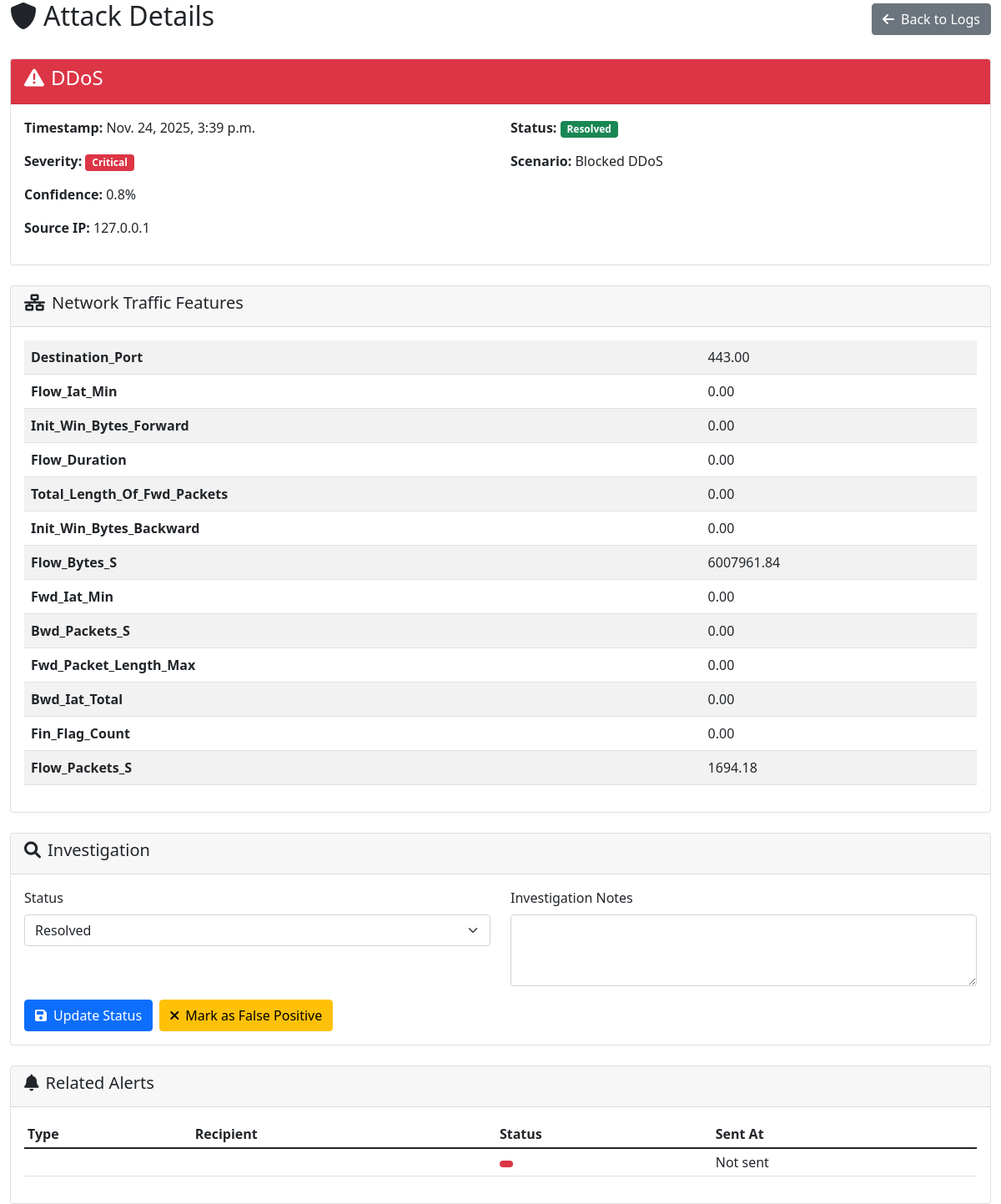
Page /dashboard/attacks/2/ (signed in) on the committed database.
### cyberattack/models.py (models this page shows, shortened)
class AttackLog(models.Model):
    ATTACK_TYPES = [
        (0, 'BENIGN'),
        (1, 'DDoS'),
        (2, 'FTP-Patator'),
        (3, 'SSH-Patator'),
        (4, 'DoS Hulk'),
        (5, 'DoS GoldenEye'),
        (6, 'DoS Slowloris'),
        (7, 'DoS Slowhttptest'),
        (8, 'Heartbleed'),
        (9, 'Web Attack – Brute Force'),
        (10, 'Web Attack – XSS'),
        (11, 'Web Attack – SQL Injection'),
        (12, 'Infiltration'),
    ]
    SEVERITY_LEVELS = [
        ('Low', 'Low'),
        ('Medium', 'Medium'),
        ('High', 'High'),
        ('Critical', 'Critical'),
    ]
    STATUS_CHOICES = [
        ('detected', 'Detected'),
        ('investigating', 'Under Investigation'),
        ('resolved', 'Resolved'),
        ('false_positive', 'False Positive'),
    ]
    attack_type = models.IntegerField(choices=ATTACK_TYPES, default=0)
    attack_name = models.CharField(max_length=100)
    severity = models.CharField(max_length=20, choices=SEVERITY_LEVELS, default='Medium')
    confidence_score = models.FloatField(default=0.0)
    destination_port = models.FloatField()
    flow_iat_min = models.FloatField()
    init_win_bytes_forward = models.FloatField()
    flow_duration = models.FloatField()
    total_length_of_fwd_packets = models.FloatField()
    init_win_bytes_backward = models.FloatField()
    flow_bytes_s = models.FloatField()
    fwd_iat_min = models.FloatField()
    bwd_packets_s = models.FloatField()
    fwd_packet_length_max = models.FloatField()
    bwd_iat_total = models.FloatField()
    fin_flag_count = models.FloatField()
    flow_packets_s = models.FloatField()
    source_ip = models.GenericIPAddressField(null=True, blank=True)
    user_agent = models.TextField(null=True, blank=True)
    request_path = models.CharField(max_length=500, null=True, blank=True)
    timestamp = models.DateTimeField(default=django_timezone.now)
    scenario_name = models.CharField(max_length=200, default='Unknown')
    status = models.CharField(max_length=20, choices=STATUS_CHOICES, default='detected')
    investigated_by = models.ForeignKey(User, on_delete=models.SET_NULL, null=True, blank=True)
    investigation_notes = models.TextField(blank=True)
    resolved_at = models.DateTimeField(null=True, blank=True)
    class Meta:
        ordering = ['-timestamp']
        indexes = [
            models.Index(fields=['timestamp']),
            models.Index(fields=['attack_type']),
            models.Index(fields=['severity']),
            models.Index(fields=['status']),
        ]
    def get_features_dict(self):
        return {
            'destination_port': self.destination_port,
            'flow_iat_min': self.flow_iat_min,
            'init_win_bytes_forward': self.init_win_bytes_forward,
            'flow_duration': self.flow_duration,
            'total_length_of_fwd_packets': self.total_length_of_fwd_packets,
            'init_win_bytes_backward': self.init_win_bytes_backward,
            'flow_bytes_s': self.flow_bytes_s,
            'fwd_iat_min': self.fwd_iat_min,
            'bwd_packets_s': self.bwd_packets_s,
            'fwd_packet_length_max': self.fwd_packet_length_max,
            'bwd_iat_total': self.bwd_iat_total,
            'fin_flag_count': self.fin_flag_count,
            'flow_packets_s': self.flow_packets_s,
        }

class SecurityAlert(models.Model):
    ALERT_TYPES = [
        ('email', 'Email'),
        ('sms', 'SMS'),
        ('webhook', 'Webhook'),
        ('dashboard', 'Dashboard'),
    ]
    ALERT_STATUS = [
        ('pending', 'Pending'),
        ('sent', 'Sent'),
        ('failed', 'Failed'),
        ('acknowledged', 'Acknowledged'),
    ]
    attack_log = models.ForeignKey(AttackLog, on_delete=models.CASCADE, related_name='alerts', null=True, blank=True)
    alert_type = models.CharField(max_length=50, default='Security Alert')
    severity = models.CharField(max_length=20, choices=AttackLog.SEVERITY_LEVELS, default='Medium')
    source_ip = models.GenericIPAddressField(null=True, blank=True)
    description = models.TextField()
    metadata = models.TextField(blank=True)
    is_resolved = models.BooleanField(default=False)
    created_at = models.DateTimeField(default=django_timezone.now)
    resolved_at = models.DateTimeField(null=True, blank=True)
    resolved_by = models.ForeignKey(User, on_delete=models.SET_NULL, null=True, blank=True)
    class Meta:
        ordering = ['-created_at']

### cyberattack/admin_views.py (the view, shortened to what this page needs)
# urls.py: path('dashboard/attacks/<int:attack_id>/', admin_views.attack_detail, name='attack_detail'),
@login_required
@user_passes_test(is_admin)
def attack_detail(request, attack_id):
    attack = get_object_or_404(AttackLog, id=attack_id)
    alerts = SecurityAlert.objects.filter(attack_log=attack)
    context = {
        'attack': attack,
        'alerts': alerts,
        'features': attack.get_features_dict(),
    }
    return render(request, 'cyberattack/attack_detail.html', context)

### cyberattack/admin_views.py (called while the page is built)
def is_admin(user):
    return user.is_staff or user.is_superuser

### cyberattack/models.py (called while the page is built)
    @classmethod
    def get_status(cls):
        maintenance, created = cls.objects.get_or_create(pk=1)
        return maintenance

### cyberattack/templates/cyberattack/attack_detail.html (shortened to what this page needs)
<!DOCTYPE html>
<html>
<head>
    <link href="https://cdn.jsdelivr.net/npm/bootstrap@5.1.3/dist/css/bootstrap.min.css" rel="stylesheet">
    <link href="https://cdnjs.cloudflare.com/ajax/libs/font-awesome/6.0.0/css/all.min.css" rel="stylesheet">
</head>
<body>
    <div class="container-fluid">
        <div class="row">
            <div class="col-12">
                <div class="d-flex justify-content-between align-items-center mb-4">
                    <h2><i class="fas fa-shield-alt me-2"></i>Attack Details</h2>
                    <a href="{% url 'attack_logs' %}" class="btn btn-secondary">
                        <i class="fas fa-arrow-left me-2"></i>Back to Logs
                    </a>
                </div>
                <div class="card mb-4">
                    <div class="card-header bg-{% if attack.severity == 'Critical' %}danger{% elif attack.severity == 'High' %}warning{% elif attack.severity == 'Medium' %}info{% else %}success{% endif %} text-white">
                        <h4><i class="fas fa-exclamation-triangle me-2"></i>{{ attack.attack_name }}</h4>
                    </div>
                    <div class="card-body">
                        <div class="row">
                            <div class="col-md-6">
                                <p><strong>Timestamp:</strong> {{ attack.timestamp }}</p>
                                <p><strong>Severity:</strong>
                                    <span class="badge bg-{% if attack.severity == 'Critical' %}danger{% elif attack.severity == 'High' %}warning{% elif attack.severity == 'Medium' %}info{% else %}success{% endif %}">
                                        {{ attack.severity }}
                                    </span>
                                </p>
                                <p><strong>Confidence:</strong> {{ attack.confidence_score|floatformat:1 }}%</p>
                                <p><strong>Source IP:</strong> {{ attack.source_ip|default:"Unknown" }}</p>
                            </div>
                            <div class="col-md-6">
                                <p><strong>Status:</strong>
                                    <span class="badge bg-{% if attack.status == 'resolved' %}success{% elif attack.status == 'investigating' %}warning{% elif attack.status == 'false_positive' %}secondary{% else %}danger{% endif %}">
                                        {{ attack.get_status_display }}
                                    </span>
                                </p>
                                <p><strong>Scenario:</strong> {{ attack.scenario_name }}</p>
                            </div>
                        </div>
                    </div>
                </div>
                <div class="card mb-4">
                    <div class="card-header">
                        <h5><i class="fas fa-network-wired me-2"></i>Network Traffic Features</h5>
                    </div>
                    <div class="card-body">
                        <div class="table-responsive">
                            <table class="table table-striped">
                                {% for key, value in features.items %}
                                <tr>
                                    <td><strong>{{ key|title }}</strong></td>
                                    <td>{{ value|floatformat:2 }}</td>
                                </tr>
                                {% endfor %}
                            </table>
                        </div>
                    </div>
                </div>
                <div class="card mb-4">
                    <div class="card-header">
                        <h5><i class="fas fa-search me-2"></i>Investigation</h5>
                    </div>
                    <div class="card-body">
                        <form method="post">
                            <div class="row">
                                <div class="col-md-6">
                                    <div class="mb-3">
                                        <label class="form-label">Status</label>
                                        <select name="status" class="form-select">
                                            <option value="resolved" {% if attack.status == 'resolved' %}selected{% endif %}>Resolved</option>
                                        </select>
                                    </div>
                                </div>
                                <div class="col-md-6">
                                    <div class="mb-3">
                                        <label class="form-label">Investigation Notes</label>
                                        <textarea name="notes" class="form-control" rows="3">{{ attack.investigation_notes }}</textarea>
                                    </div>
                                </div>
                            </div>
                            <div class="d-flex gap-2">
                                <button type="submit" name="action" value="update_status" class="btn btn-primary">
                                    <i class="fas fa-save me-2"></i>Update Status
                                </button>
                                <button type="submit" name="action" value="mark_false_positive" class="btn btn-warning">
                                    <i class="fas fa-times me-2"></i>Mark as False Positive
                                </button>
                            </div>
                        </form>
                    </div>
                </div>
                {% if alerts %}
                <div class="card">
                    <div class="card-header">
                        <h5><i class="fas fa-bell me-2"></i>Related Alerts</h5>
                    </div>
                    <div class="card-body">
                        <div class="table-responsive">
                            <table class="table table-sm">
                                <thead>
                                    <tr>
                                        <th>Type</th>
                                        <th>Recipient</th>
                                        <th>Status</th>
                                        <th>Sent At</th>
                                    </tr>
                                </thead>
                                <tbody>
                                    {% for alert in alerts %}
                                    <tr>
                                        <td>{{ alert.get_alert_type_display }}</td>
                                        <td>{{ alert.recipient|truncatechars:30 }}</td>
                                        <td>
                                            <span class="badge bg-{% if alert.status == 'sent' %}success{% elif alert.status == 'pending' %}warning{% else %}danger{% endif %}">
                                            </span>
                                        </td>
                                        <td>{{ alert.sent_at|default:"Not sent" }}</td>
                                    </tr>
                                    {% endfor %}
                                </tbody>
                            </table>
                        </div>
                    </div>
                </div>
                {% endif %}
            </div>
        </div>
    </div>
</body>
</html>

### rows in the picture
AttackLog: attack_name "DDoS", timestamp "Nov. 24, 2025, 3:39 p.m.", severity "Critical", confidence_score "0.8", source_ip "127.0.0.1", status "Resolved", scenario_name "Blocked DDoS", features "443.00" "0.00" "0.00" "0.00" "0.00" "0.00" "6007961.84" "0.00" "0.00" "0.00" "0.00" "0.00" "1694.18"
SecurityAlert: sent_at "Not sent"

### other values in the picture
{{ key|title }} "Destination_Port" "Flow_Iat_Min" "Init_Win_Bytes_Forward" "Flow_Duration" "Total_Length_Of_Fwd_Packets" "Init_Win_Bytes_Backward" "Flow_Bytes_S" "Fwd_Iat_Min" "Bwd_Packets_S" "Fwd_Packet_Length_Max" "Bwd_Iat_Total" "Fin_Flag_Count" "Flow_Packets_S"
